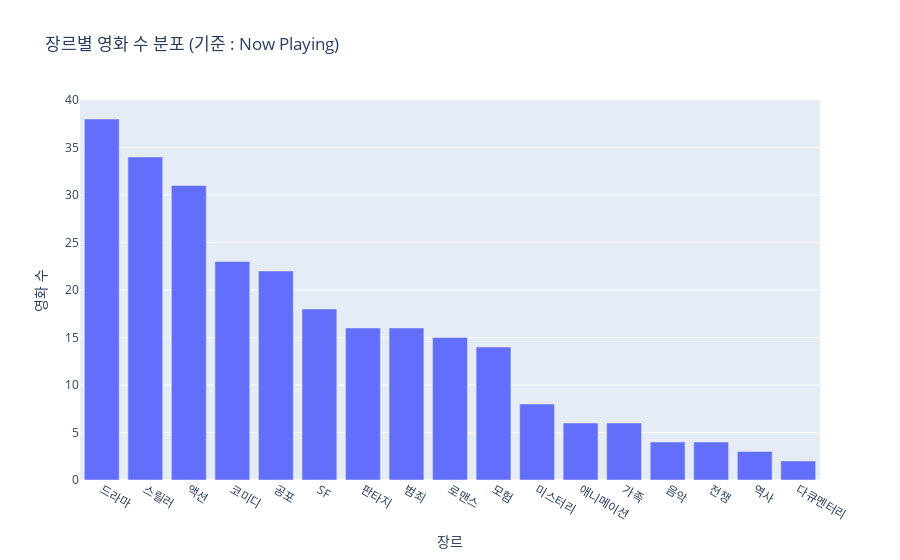

Here is the notebook cell this chart was saved with:
### Code cell
import plotly.express as px

fig = px.bar(
    agg.sort_values("movie_count", ascending=False),
    x="genre", 
    y="movie_count",
    title ="장르별 영화 수 분포 (기준 : Now Playing)"
)

fig.update_layout(xaxis_title="장르", yaxis_title="영화 수")
fig.show()

### Figure 1 — Plotly figure (JSON) as saved in the notebook; plotly's stock layout.template omitted (floating-point values rounded to 4 significant figures)
{"data": [{"alignmentgroup": "True", "hovertemplate": "genre=%{x}<br>movie_count=%{y}<extra></extra>", "legendgroup": "", "marker": {"color": "#636efa", "pattern": {"shape": ""}}, "name": "", "offsetgroup": "", "orientation": "v", "showlegend": false, "textposition": "auto", "type": "bar", "x": ["드라마", "스릴러", "액션", "코미디", "공포", "SF", "판타지", "범죄", "로맨스", "모험", "미스터리", "애니메이션", "가족", "음악", "전쟁", "역사", "다큐멘터리"], "xaxis": "x", "y": [38, 34, 31, 23, 22, 18, 16, 16, 15, 14, 8, 6, 6, 4, 4, 3, 2], "yaxis": "y"}], "layout": {"barmode": "relative", "legend": {"tracegroupgap": 0}, "title": {"text": "장르별 영화 수 분포 (기준 : Now Playing)"}, "xaxis": {"anchor": "y", "domain": [0, 1], "title": {"text": "장르"}}, "yaxis": {"anchor": "x", "domain": [0, 1], "title": {"text": "영화 수"}}}}
